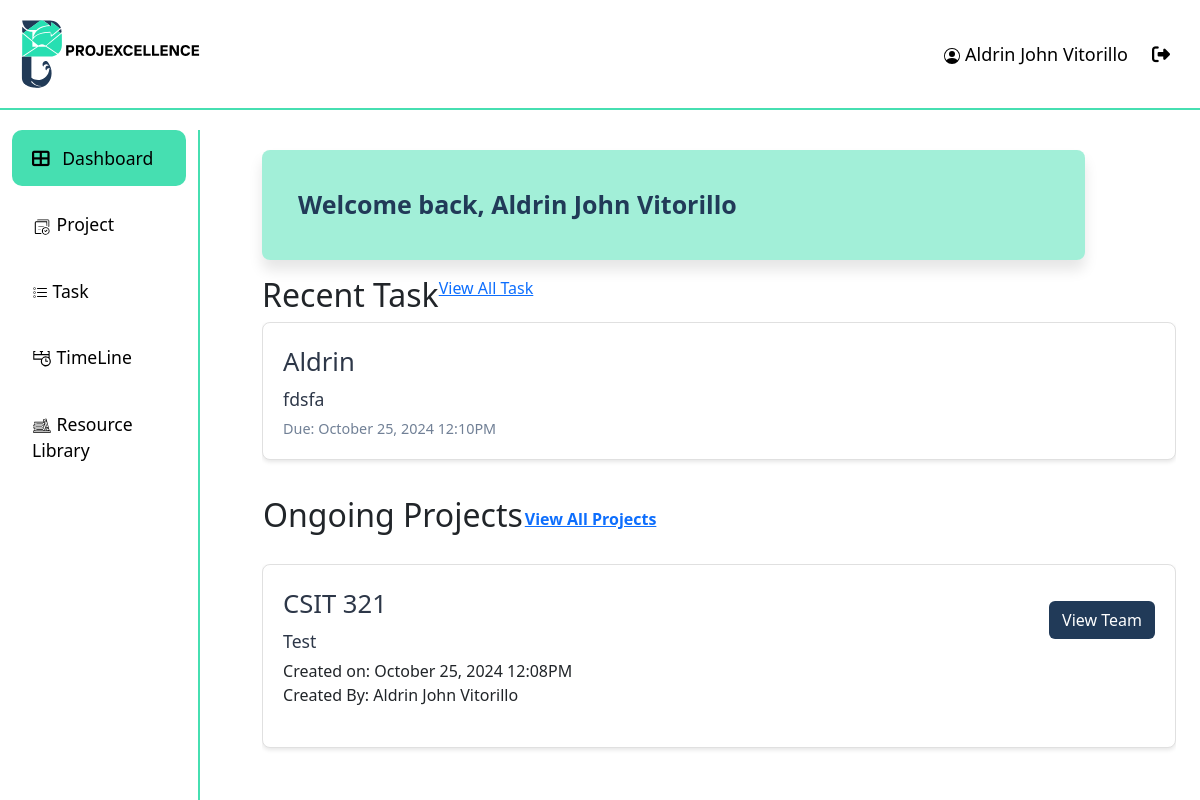
Before: /dashboard/ (signed in) with the older database file.
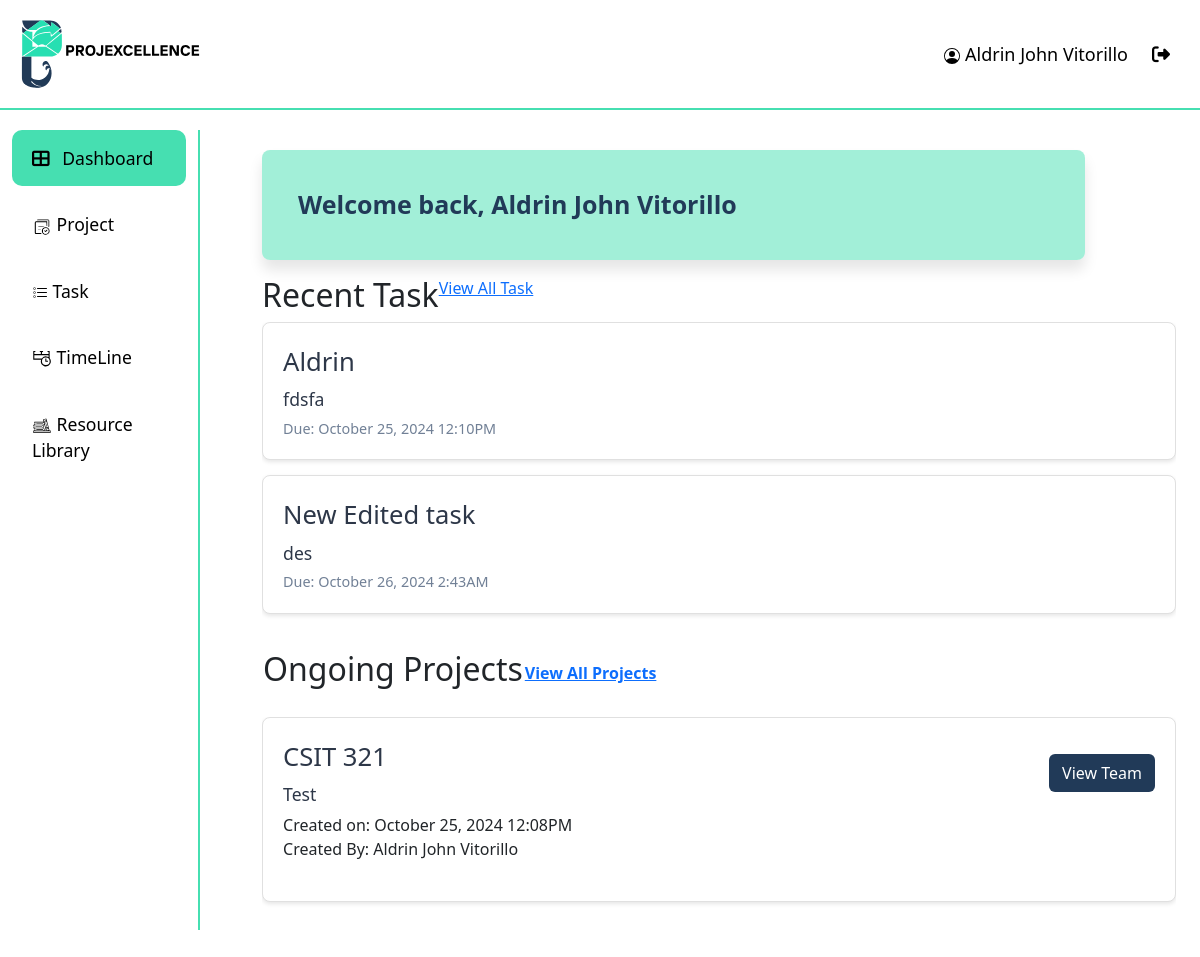
After: the same page with the newer database file.
### api/models.py (models this page shows, shortened)
class Task(models.Model):
    STATUS_CHOICES = [
        ("On-going", "On-going"),
        ("Pending", "Pending"),
        ("Done", "Done"),
    ]
    project_id = models.ForeignKey(Project, on_delete=models.CASCADE)
    task_name = models.CharField(max_length=50)
    description = models.TextField()
    assigned_to = models.ForeignKey(User, on_delete=models.CASCADE)
    status = models.CharField(max_length=10, choices=STATUS_CHOICES, default="Pending")
    due_date = models.DateTimeField()
    completed = models.BooleanField(default=False)
    created_at = models.DateTimeField(auto_now_add=True)
    updated_at = models.DateTimeField(auto_now=True)

class Project(models.Model):
    project_name = models.CharField(max_length=50)
    description = models.TextField()
    created_by = models.ForeignKey(User, on_delete=models.CASCADE)
    date_created = models.DateTimeField(auto_now_add=True)

class User(AbstractUser):
    ROLE_CHOICES = [
        ("ADMIN", "Admin"),
        ("PM", "projectmanger"),
        ("MEMBER", "member"),
    ]
    STATUS_CHOICES = [
        ("APPROVED", "Approved"),
        ("REJECTED", "Rejected"),
        ("PENDING", "Pending"),
    ]
    username = None  # Remove the username field entirely
    email = models.EmailField(_("email address"), unique=True)
    phone_regex = RegexValidator(
        regex=r"^\+?1?\d{9,15}$",
        message="Phone number must be entered in the format: '+999999999'. Up to 15 digits allowed.",
    )
    phone_number = models.CharField(validators=[phone_regex], max_length=17, blank=True)
    role = models.CharField(max_length=10, choices=ROLE_CHOICES, default="EMPLOYEE")
    date_of_hire = models.DateField(blank=True, null=True)
    profile_path = models.ImageField(null=True, blank=True)
    status = models.CharField(max_length=20, choices=STATUS_CHOICES, default="PENDING")
    groups = models.ManyToManyField(
        "auth.Group",
        verbose_name=_("groups"),
        blank=True,
        related_name="custom_user_set",
        related_query_name="custom_user",
    )
    user_permissions = models.ManyToManyField(
        "auth.Permission",
        verbose_name=_("user permissions"),
        blank=True,
        related_name="custom_user_set",
        related_query_name="custom_user",
    )
    objects = UserManager()
    USERNAME_FIELD = "email"
    REQUIRED_FIELDS = ["first_name", "last_name", "date_of_hire", "password"]

### api/views.py (the view)
# urls.py: path("dashboard/", views.dashboard_view, name="dashboard"),
@login_required
def dashboard_view(request):
    projects = Project.objects.filter(models.Q(created_by=request.user) | models.Q(teammembership__user=request.user)).distinct()
    tasks = Task.objects.filter(assigned_to=request.user)
    paginator = Paginator(tasks, 2)
    page_number = request.GET.get('page')
    page_obj = paginator.get_page(page_number)
    context = {
        "page_obj": page_obj,
        "projects": projects,
    }
    return render(request, 'dashboard.html', context)

### api/templates/dashboard.html (shortened to what this page needs)
{% extends "base.html" %}
{% load static %}
{% block extra_css %}
{% load crispy_forms_tags %}
{% load custom_filters %}
{% endblock extra_css %}
{% block content %}
    <div class="dashboard">
        <div class="Welcome-card">
            <p class="name">Welcome back,  {{ request.user.first_name|capfirst }} {{ request.user.last_name|capfirst }}</p>
        </div>
        <div class="recent-task">
                <div class="rt-header">
                    <h2>Recent Task</h2>
                    <a class="view-btn" href="{% url 'task' 'Pending' %}">View All Task</a></th>
                </div>
            <div id="tasks-list">
                {% for task in page_obj %}
                <div class="task-item {% if task.completed %}completed{% endif %}">
                    <div class="d-flex align-items-center">
                        <div>
                            <div class="task-title">{{ task.task_name }}</div>
                            <div class="task-description">{{ task.description }}</div>
                            <div class="task-due-date">Due: {{ task.due_date|date:"F j, Y g:iA" }}</div>
                        </div>
                    </div>
                </div>
                {% empty %}
                    <div class="task-item">
                        <h4 class="text-center">You have no tasks to accomplish.<br/><small>Set up tasks to have a productive day ahead.</small></h4>
                    </div>
                {% endfor %}
            </div>
        </div>
        <div class="ongoing-projects">
            <table>
                <th><h2>Ongoing Projects</h2></th>
                <th><a href="{% url 'project' %}">View All Projects</a></th>
            </table>
            <div id="projects-list">
                {% for project in projects %}
                <div class="project-item">
                    <div class="project-actions ml-10">
                        <a href="{% url 'team_list' project.id %}" class="btn View-Members mt-3">View Team</a>
                    </div>
                    <div>
                        <div class="project-title">{{ project.project_name }}</div>
                        <div class="project-description">{{ project.description }}</div>
                        <div class="project-due-date">Created on: {{ project.date_created|date:"F j, Y g:iA" }}</div>
                        <div class="project-due-date">Created By: {{ project.created_by.first_name}} {{ project.created_by.last_name}}</div>
                    </div>
                </div>
                 {% empty %}
                <div class="project-item">
                    <h4 class="text-center">No projects found.<br/><small>Create a project to get started.</small></h4>
                </div>
                {% endfor %}
            </div>
        </div>
    </div>
{% endblock  %}

Changed rows visible on the page:
added Task: task_name "New Edited task", description "des", due_date "October 26, 2024 2:43AM"
